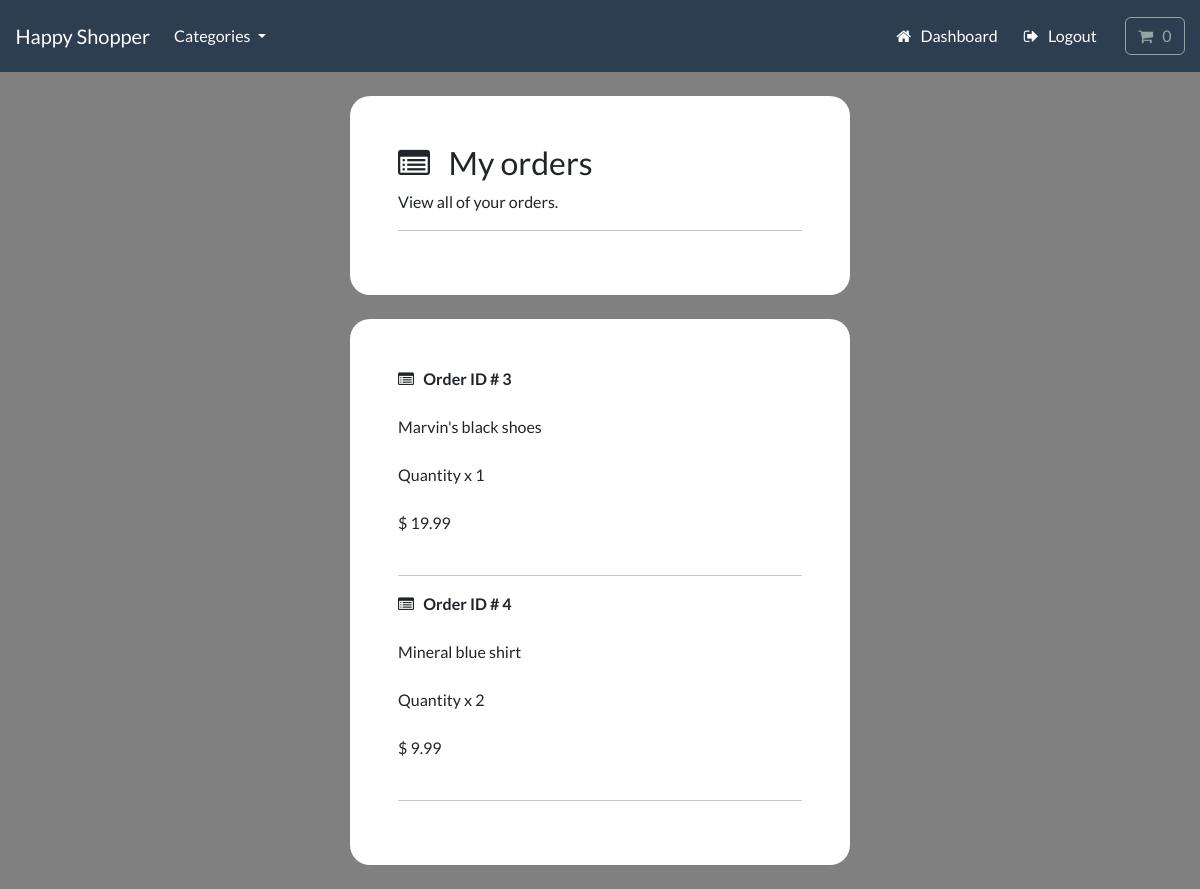
Before: /account/track-orders (signed in) with the older database file.
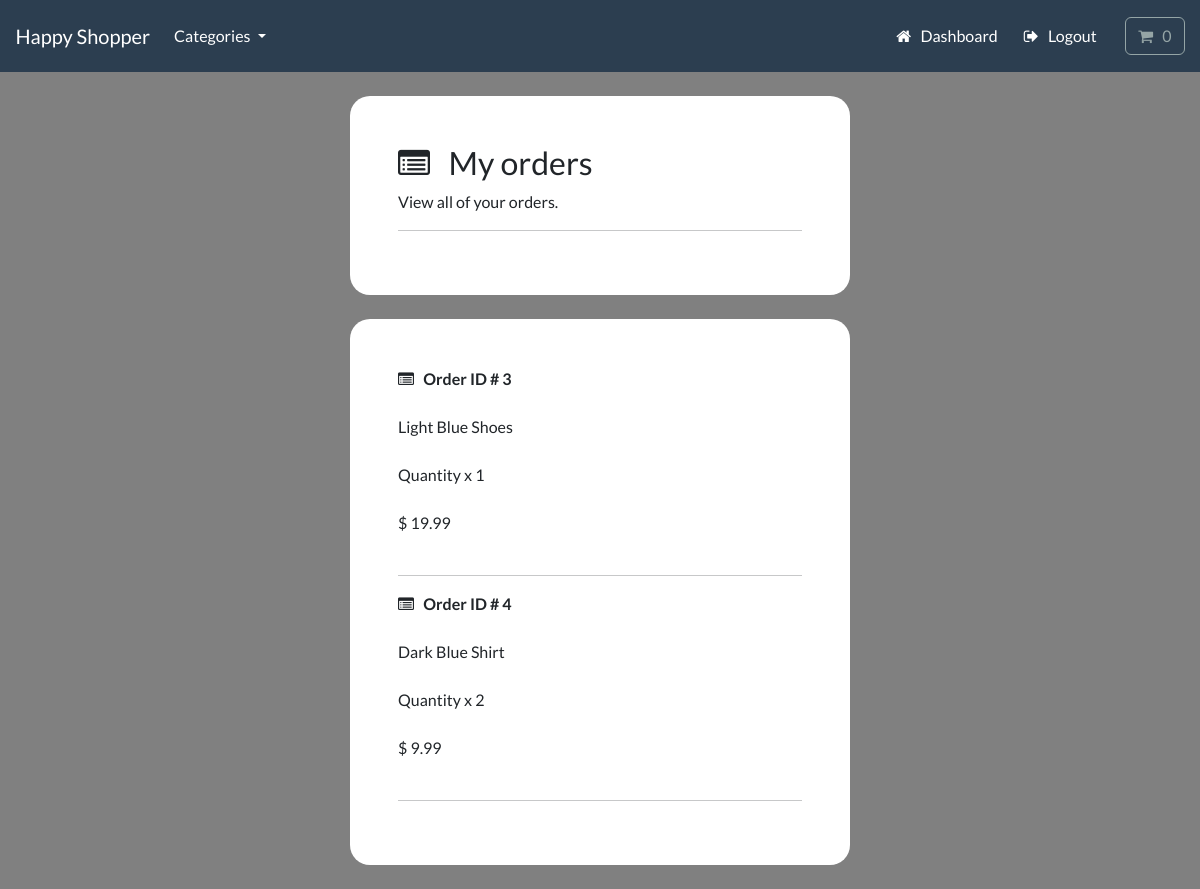
After: the same page with the newer database file.
### payment/models.py (models this page shows, shortened)
class OrderItem(models.Model):
    order = models.ForeignKey(Order, on_delete=models.CASCADE, null=True)
    product = models.ForeignKey(Product, on_delete=models.CASCADE, null=True)
    quantity = models.PositiveBigIntegerField(default=1)
    price = models.DecimalField(max_digits=8, decimal_places=2)
    user = models.ForeignKey(User, on_delete=models.CASCADE, null=True, blank=True)

### store/models.py (models this page shows, shortened)
class Product(models.Model):
    category = models.ForeignKey(Category, related_name='product', on_delete=models.CASCADE, null=True)
    title = models.CharField(max_length=250)
    brand = models.CharField(max_length=250, default='un-branded')
    description = models.TextField(blank=True)
    slug = models.SlugField(max_length=255)
    price = models.DecimalField(max_digits=4, decimal_places=2)
    image = models.ImageField(upload_to='images/')
    class Meta:
        verbose_name_plural = 'products'
    def __str__(self):
        return self.title

### account/views.py (the view)
# urls.py: path('track-orders', views.track_orders, name='track-orders'),
@login_required(login_url='my-login')
def track_orders(request):
    try:
        orders = OrderItem.objects.filter(user=request.user)
        context = {'orders':orders}
        return render(request, 'account/track-orders.html', context=context)
    except:
        return render(request, 'account/track-orders.html')

### cart/cart.py (called while the page is built)
    def __len__(self):
        return sum(item['qty'] for item in self.cart.values())

### cart/context_processors.py (called while the page is built)
def cart(request):
    return {'cart': Cart(request)}

### store/models.py (called while the page is built)
    def get_absolute_url(self):
        return reverse('list-category', args=[self.slug])

### store/views.py (called while the page is built)
def categories(request):
    all_categories = Category.objects.all()
    return {'all_categories': all_categories}

### account/templates/account/track-orders.html (shortened to what this page needs)
{% include "store/base.html" %}
{% load static %}
{% load crispy_forms_tags %}
{% block content %}
    <div class="container bg-white shadow-md p-5 form-layout ">
        <h3> <i class="fa fa-list-alt" aria-hidden="true"></i> &nbsp; My orders </h3>
        <p> View all of your orders. </p>
        <hr>
    </div>
    <div class="container bg-white shadow-md p-5 form-layout ">
        {% for order in orders %}
            <strong> <i class="fa fa-list-alt" aria-hidden="true"></i> &nbsp;  Order ID # {{order.id}} </strong>
            <br> <br>
            {{order.product}}
            <br> <br>
            Quantity x {{order.quantity}}
            <br> <br>
            $ {{order.price}}
            <br> <br>
            <hr>
        {% endfor %}
    </div>
{% endblock %}

Changed rows visible on the page:
changed through a linked row, OrderItem id 3: product "Marvin's black shoes" → "Light Blue Shoes"
changed through a linked row, OrderItem id 4: product "Mineral blue shirt" → "Dark Blue Shirt"
